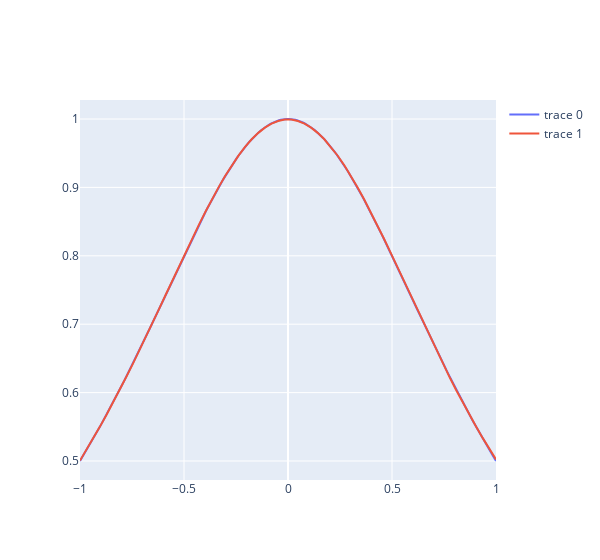

Write notebook code for a chart like this one.
### Code cell
fig = go.Figure()
fig.add_trace(go.Scatter(x=X_train, y=y_train))
fig.add_trace(go.Scatter(x=X_pred, y=y_pred))
fig.update_layout(width=600)
fig.show()
